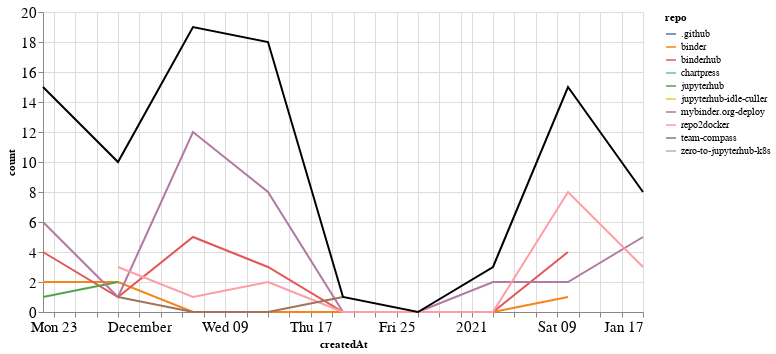

Notebook code for this chart:
### Markdown cell above
### Comments

### Code cell
comments_time = comments.groupby('repo').resample('W', on='createdAt').count()['author'].reset_index()
comments_time = comments_time.rename(columns={'author': 'count'})
comments_time_total = comments_time.groupby('createdAt').agg({"count": "sum"}).reset_index()
ch1 = alt.Chart(comments_time, width=600).mark_line().encode(
    x='createdAt',
    y='count',
    color='repo',
    tooltip="repo"
)

ch2 = alt.Chart(comments_time_total, width=600).mark_line(color="black").encode(
    x='createdAt',
    y='count',
)

ch1 + ch2

### Figure 1 — Vega-Lite specification as saved in the notebook (floating-point values rounded to 4 significant figures)
{"config": {"axisLeft": {"labelFontSize": 15}, "axisBottom": {"labelFontSize": 15}}, "layer": [{"data": {"name": "data-b805c5d667f9819899636d8efa5466fc"}, "mark": "line", "encoding": {"color": {"type": "nominal", "field": "repo"}, "tooltip": {"type": "nominal", "field": "repo"}, "x": {"type": "temporal", "field": "createdAt"}, "y": {"type": "quantitative", "field": "count"}}, "width": 600}, {"data": {"name": "data-de4d412ea7f2a2889be93b7ce9cfeb0c"}, "mark": {"type": "line", "color": "black"}, "encoding": {"x": {"type": "temporal", "field": "createdAt"}, "y": {"type": "quantitative", "field": "count"}}, "width": 600}], "$schema": "https://vega.github.io/schema/vega-lite/v4.8.1.json", "datasets": {"data-b805c5d667f9819899636d8efa5466fc": [{"repo": ".github", "createdAt": "2020-12-06T00:00:00", "count": 1}, {"repo": "binder", "createdAt": "2020-11-22T00:00:00", "count": 2}, {"repo": "binder", "createdAt": "2020-11-29T00:00:00", "count": 2}, {"repo": "binder", "createdAt": "2020-12-06T00:00:00", "count": 0}, {"repo": "binder", "createdAt": "2020-12-13T00:00:00", "count": 0}, {"repo": "binder", "createdAt": "2020-12-20T00:00:00", "count": 0}, {"repo": "binder", "createdAt": "2020-12-27T00:00:00", "count": 0}, {"repo": "binder", "createdAt": "2021-01-03T00:00:00", "count": 0}, {"repo": "binder", "createdAt": "2021-01-10T00:00:00", "count": 1}, {"repo": "binderhub", "createdAt": "2020-11-22T00:00:00", "count": 4}, {"repo": "binderhub", "createdAt": "2020-11-29T00:00:00", "count": 1}, {"repo": "binderhub", "createdAt": "2020-12-06T00:00:00", "count": 5}, {"repo": "binderhub", "createdAt": "2020-12-13T00:00:00", "count": 3}, {"repo": "binderhub", "createdAt": "2020-12-20T00:00:00", "count": 0}, {"repo": "binderhub", "createdAt": "2020-12-27T00:00:00", "count": 0}, {"repo": "binderhub", "createdAt": "2021-01-03T00:00:00", "count": 0}, {"repo": "binderhub", "createdAt": "2021-01-10T00:00:00", "count": 4}, {"repo": "chartpress", "createdAt": "2020-11-22T00:00:00", "count": 2}, {"repo": "jupyterhub", "createdAt": "2020-11-22T00:00:00", "count": 1}, {"repo": "jupyterhub", "createdAt": "2020-11-29T00:00:00", "count": 2}, {"repo": "jupyterhub-idle-culler", "createdAt": "2021-01-03T00:00:00", "count": 1}, {"repo": "mybinder.org-deploy", "createdAt": "2020-11-22T00:00:00", "count": 6}, {"repo": "mybinder.org-deploy", "createdAt": "2020-11-29T00:00:00", "count": 1}, {"repo": "mybinder.org-deploy", "createdAt": "2020-12-06T00:00:00", "count": 12}, {"repo": "mybinder.org-deploy", "createdAt": "2020-12-13T00:00:00", "count": 8}, {"repo": "mybinder.org-deploy", "createdAt": "2020-12-20T00:00:00", "count": 0}, {"repo": "mybinder.org-deploy", "createdAt": "2020-12-27T00:00:00", "count": 0}, {"repo": "mybinder.org-deploy", "createdAt": "2021-01-03T00:00:00", "count": 2}, {"repo": "mybinder.org-deploy", "createdAt": "2021-01-10T00:00:00", "count": 2}, {"repo": "mybinder.org-deploy", "createdAt": "2021-01-17T00:00:00", "count": 5}, {"repo": "repo2docker", "createdAt": "2020-11-29T00:00:00", "count": 3}, {"repo": "repo2docker", "createdAt": "2020-12-06T00:00:00", "count": 1}, {"repo": "repo2docker", "createdAt": "2020-12-13T00:00:00", "count": 2}, {"repo": "repo2docker", "createdAt": "2020-12-20T00:00:00", "count": 0}, {"repo": "repo2docker", "createdAt": "2020-12-27T00:00:00", "count": 0}, {"repo": "repo2docker", "createdAt": "2021-01-03T00:00:00", "count": 0}, {"repo": "repo2docker", "createdAt": "2021-01-10T00:00:00", "count": 8}, {"repo": "repo2docker", "createdAt": "2021-01-17T00:00:00", "count": 3}, {"repo": "team-compass", "createdAt": "2020-11-29T00:00:00", "count": 1}, {"repo": "team-compass", "createdAt": "2020-12-06T00:00:00", "count": 0}, {"repo": "team-compass", "createdAt": "2020-12-13T00:00:00", "count": 0}, {"repo": "team-compass", "createdAt": "2020-12-20T00:00:00", "count": 1}, {"repo": "zero-to-jupyterhub-k8s", "createdAt": "2020-12-13T00:00:00", "count": 5}], "data-de4d412ea7f2a2889be93b7ce9cfeb0c": [{"createdAt": "2020-11-22T00:00:00", "count": 15}, {"createdAt": "2020-11-29T00:00:00", "count": 10}, {"createdAt": "2020-12-06T00:00:00", "count": 19}, {"createdAt": "2020-12-13T00:00:00", "count": 18}, {"createdAt": "2020-12-20T00:00:00", "count": 1}, {"createdAt": "2020-12-27T00:00:00", "count": 0}, {"createdAt": "2021-01-03T00:00:00", "count": 3}, {"createdAt": "2021-01-10T00:00:00", "count": 15}, {"createdAt": "2021-01-17T00:00:00", "count": 8}]}}
